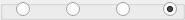
    <widget class="QGroupBox" name="std_13">
     <property name="geometry">
      <rect>
       <x>120</x>
       <y>268</y>
       <width>185</width>
       <height>20</height>
      </rect>
     </property>
     <property name="title">
      <string/>
     </property>
     <widget class="QRadioButton" name="rad_13_1">
      <property name="geometry">
       <rect>
        <x>16</x>
        <y>2</y>
        <width>15</width>
        <height>15</height>
       </rect>
      </property>
      <property name="text">
       <string/>
      </property>
     </widget>
     <widget class="QRadioButton" name="rad_13_2">
      <property name="geometry">
       <rect>
        <x>66</x>
        <y>2</y>
        <width>15</width>
        <height>15</height>
       </rect>
      </property>
      <property name="text">
       <string/>
      </property>
     </widget>
     <widget class="QRadioButton" name="rad_13_6">
      <property name="geometry">
       <rect>
        <x>116</x>
        <y>2</y>
        <width>15</width>
        <height>15</height>
       </rect>
      </property>
      <property name="text">
       <string/>
      </property>
     </widget>
     <widget class="QRadioButton" name="rad_13_7">
      <property name="geometry">
       <rect>
        <x>163</x>
        <y>2</y>
        <width>15</width>
        <height>15</height>
       </rect>
      </property>
      <property name="text">
       <string/>
      </property>
      <property name="checked">
       <bool>true</bool>
      </property>
     </widget>
    </widget>
